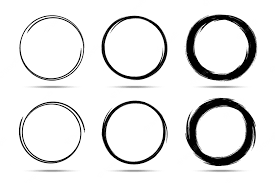
#> input picture Session3/pics/circles.png, 275 x 183 px, given in place of the camera
$ python recap.py
#> lines starting #> are read from the running program, lines starting #| are printed output that depends on the picture; after the words box and inside, x2 and y2 are one past the last pixel; in counts of white or black regions, pixels touching at a corner belong together
#> further down, frame is the input picture: shape (183, 275, 3); min 0, max 255, mean 230.8
import cv2
import numpy as np


fld = cv2.ximgproc.createFastLineDetector()
"""
The array is colored
"""
def get_otsu_threshold(img:np.ndarray):
    gray_img= cv2.cvtColor(img,cv2.COLOR_BGR2GRAY)
    return cv2.threshold(gray_img,100,255,cv2.THRESH_BINARY+cv2.THRESH_OTSU)[1]

def get_kmeans_on_image(img:np.ndarray):
    datapoints= img.reshape((-1,3)).astype(np.float32)
    # print(datapoints.shape)
    criteria = (cv2.TERM_CRITERIA_EPS + cv2.TERM_CRITERIA_MAX_ITER, 10, 1.0)
    ret,labels,centers= cv2.kmeans(datapoints,3, None,criteria,10,cv2.KMEANS_RANDOM_CENTERS)
    labels=labels.reshape((img.shape[0],img.shape[1]))
    # print(labels.shape)
    images= []
    for i in range(3):
        output= img.copy()
        # print(output.shape)
        output[labels!=i]=np.uint8([0,0,0])
        images.append(output)
    return images


def detect_lines(img:np.ndarray):
    gray_img= cv2.cvtColor(img,cv2.COLOR_BGR2GRAY)
    gray_img= cv2.threshold(gray_img,30,255,cv2.THRESH_BINARY)[1]
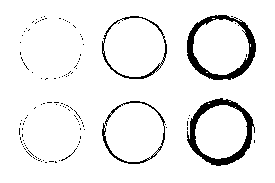
#> gray_img: shape (183, 275); 93.5% white; 120 black regions (115 under 20 px), largest, box (x1, y1, x2, y2) and area: (187, 98, 255, 166) 1161, (187, 15, 256, 80) 1118, (102, 16, 167, 79) 379, (102, 101, 165, 164) 379, (61, 148, 77, 161) 20
    blurred= cv2.GaussianBlur(gray_img,(5,3),33)
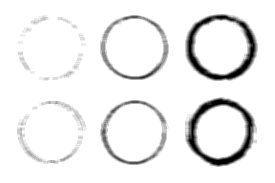
#> blurred: shape (183, 275); min 0, max 255, mean 238.4
    lines= fld.detect(blurred, 150)
#> lines = 95 rows, first 6: [203.9, 17.3, 220.8, 14.09], [191.6, 26.41, 202.6, 18.42], [183.9, 46.64, 190.3, 27.78], [187, 58.99, 185, 48.01], [222.1, 13.61, 247.3, 23.11], [246.9, 25.04, 253.6, 35.28]
    output_img= img.copy()
    if lines is None:return
    for line in lines:
        line= line[0].astype('int')
        cv2.line(output_img,(line[0],line[1]),(line[2],line[3]),(255,0,0),5)
#> this loop made 95 passes
#> line on passes 1 to 12: [203, 17, 220, 14], [191, 26, 202, 18], [183, 46, 190, 27], [187, 58, 184, 48], [222, 13, 247, 23], [246, 25, 253, 35], [110, 22, 128, 14], [100, 40, 108, 23], [102, 61, 99, 42], [130, 14, 148, 17], [149, 18, 163, 29], [164, 30, 168, 51]
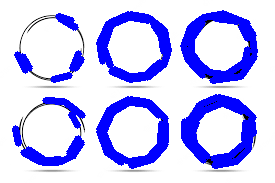
#> output_img: shape (183, 275, 3); mean B, G, R 252, 196.9, 196.9
    cv2.imshow('Line Detector', output_img)


def draw_contours(img:np.ndarray):
    processed= cv2.medianBlur(img,21)
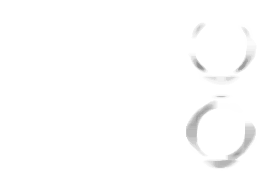
#> processed: shape (183, 275, 3); min 148, max 255, mean 253.3
    processed= get_otsu_threshold(img)
#> in get_otsu_threshold, `return cv2.threshold(gray_img,100,255,cv2.THRESH_BINARY+cv2.THRESH_OTS..`:
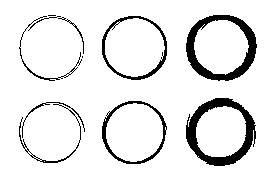
#> returned value: shape (183, 275); 90.5% white; 10 black regions (2 under 20 px), largest, box (x1, y1, x2, y2) and area: (186, 98, 256, 166) 1533, (186, 15, 257, 81) 1435, (102, 16, 167, 80) 581
    processed= cv2.Canny(img,30,130)
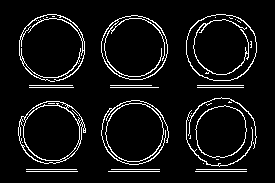
#> processed: shape (183, 275); 7% white in thin lines or dots, all inside (x1, y1, x2, y2) = (18, 14, 257, 172)
    cv2.imshow('Canny',processed)
    contours, hierarchy = cv2.findContours(processed,cv2.RETR_EXTERNAL, cv2.CHAIN_APPROX_SIMPLE)
#> contours = 27 contours, 18 with area under 20; largest, box (x1, y1, x2, y2) and area: (186, 14, 257, 81) 3746, (101, 15, 168, 80) 3343, (19, 14, 85, 82) 3310, (18, 101, 86, 164) 3150, (105, 103, 164, 162) 2658
    output_img= np.zeros_like(img,dtype=np.uint8)
    cv2.drawContours(output_img, contours, -1, (0, 255, 0), 3)
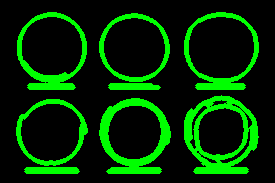
#> output_img: shape (183, 275, 3); mean of channels 0, 1, 2 0, 48.7, 0; drawn as B, G, R

    cv2.imshow('Contours', output_img)


cap= cv2.VideoCapture(0)

while True:
    frame= cap.read()[1]

    cv2.imshow('Original',frame)
    detect_lines(frame)
    draw_contours(frame)
    if cv2.waitKey(1) == 27:
#> (key Esc is pressed here)
        break
cv2.destroyAllWindows()
cap.release()
